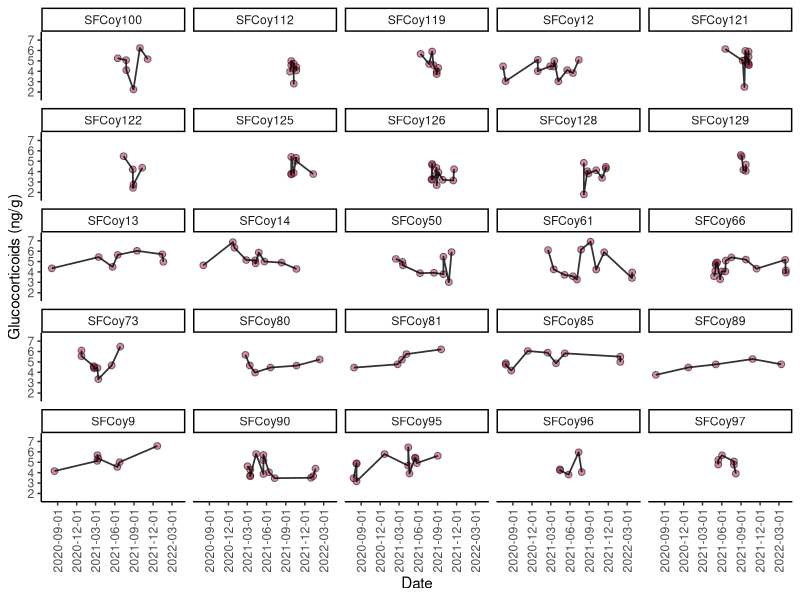
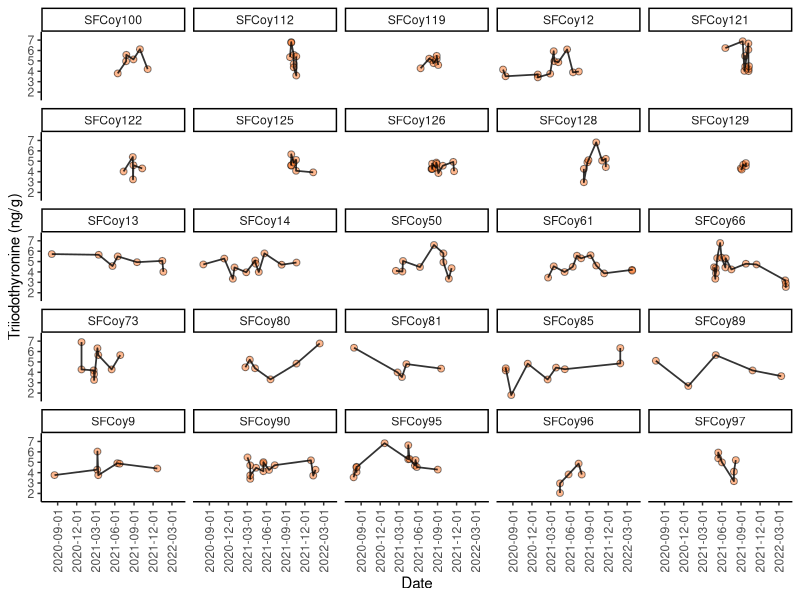
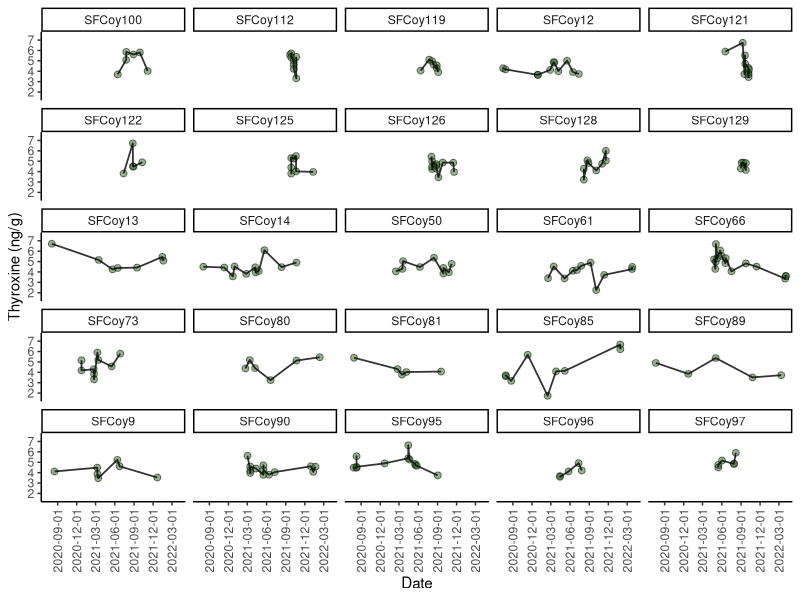

The R script that drew these images, in order:
library(tidyverse)

# Make custom theme
theme_custom <- function() {
  theme_default() +
    theme(panel.grid.minor = element_blank(),
          plot.background = element_rect(fill = "white", color = NA),
          plot.title = element_text(size = 7),
          strip.background = element_rect(fill = "grey80", color = NA),
          axis.text.y = element_text(size=10),
          axis.text.x = element_text(size=10),
          axis.title.y = element_text(size=10),
          axis.title.x = element_text(size=10),
          legend.background = element_rect(fill = "white", color = NA))}

# Load data frames
hormones_geno <- read.csv("Cleaned_Data/clean_hormone_genotypes_diet.csv")

# Remove scats collected in non-established territories
sites.to.drop <- c("Stern Grove", "Sunset Res")

# Create data frame for DHGLM models (5 or more samples per individual)
dhglm_df <- hormones_geno %>% 
  mutate(Breeder = if_else(Breeder == "", "No", Breeder))%>% 
  filter(!Territory %in% sites.to.drop) %>% 
  group_by(Individual) %>% 
  add_count %>% 
  ungroup() %>% 
  filter(n >= 5) %>%  # only keep individuals with 5 or more samples 
  filter(Individual != "SFCoy31") %>% # remove SFCoy31 with bad sapmple representation
  # select relevant covs
  select(SampleID, GC, T3, T4, Year, Month, Day, Biol.Season, Territory, Condition,
         Individual, Sex, Breeder, Anthropogenic, n)

# create data frame for GC without the NA values from the outlier sample
dhglm_df_GC <- dhglm_df %>% filter(SampleID != "S21_0009")

# Format date for plotting
dhglm_df$Date <- as.Date(paste(dhglm_df$Year, dhglm_df$Month, dhglm_df$Day, sep = "-"))

df_date <- dhglm_df
df_date <- df_date[order(df_date$Date), ]

dhglm_df_GC$Date <- as.Date(paste(dhglm_df_GC$Year, dhglm_df_GC$Month, dhglm_df_GC$Day, sep = "-"))

df_date_GC <- dhglm_df_GC
df_date_GC <- dhglm_df_GC[order(dhglm_df_GC$Date), ]

# Plot
ggplot(dhglm_df_GC, aes(x = Date, y = log(GC))) +
  geom_point(size=2, alpha=0.5, fill="#A4193D", color="black", shape=21) +  
  geom_line(linewidth=0.6, alpha=0.8) +  
  facet_wrap(~Individual, ncol=5)+
  labs(x = "Date",
       y = "Glucocorticoids (ng/g)") +
  theme_classic() +
  theme(axis.text.x = element_text(angle = 90, vjust = 0.5, hjust=1))+
  scale_x_date(date_breaks = "3 month")+
scale_y_continuous(limits=c(1.5,7.5),
                   breaks=c(2,3,4,5,6,7))

# ggsave("Figures/FigureS3.png", height = 6, width = 10, dpi=600)

ggplot(df_date, aes(x = Date, y = log(T3))) +
  geom_point(size=2, alpha=0.5, fill="#FF7522", color="black", shape=21) +  
  geom_line(linewidth=0.6, alpha=0.8) +  
  facet_wrap(~Individual, ncol=5)+
  labs(x = "Date",
       y = "Triiodothyronine (ng/g)") +
  theme_classic() +
  theme(axis.text.x = element_text(angle = 90, vjust = 0.5, hjust=1))+
  scale_x_date(date_breaks = "3 month")+
scale_y_continuous(limits=c(1.5,7.5),
                   breaks=c(2,3,4,5,6,7))

# ggsave("Figures/FigureS4.png", height = 6, width = 10, dpi=600)

ggplot(df_date, aes(x = Date, y = log(T4))) +
  geom_point(size=2, alpha=0.5, fill="#2D661C", color="black", shape=21) +  
  geom_line(linewidth=0.6, alpha=0.8) +  
  facet_wrap(~Individual, ncol=5)+
  labs(x = "Date",
       y = "Thyroxine (ng/g)") +
  theme_classic() +
  theme(axis.text.x = element_text(angle = 90, vjust = 0.5, hjust=1))+
  scale_x_date(date_breaks = "3 month")+
scale_y_continuous(limits=c(1.5,7.5),
                   breaks=c(2,3,4,5,6,7))

# ggsave("Figures/FigureS5.png", height = 6, width = 10, dpi=600)
